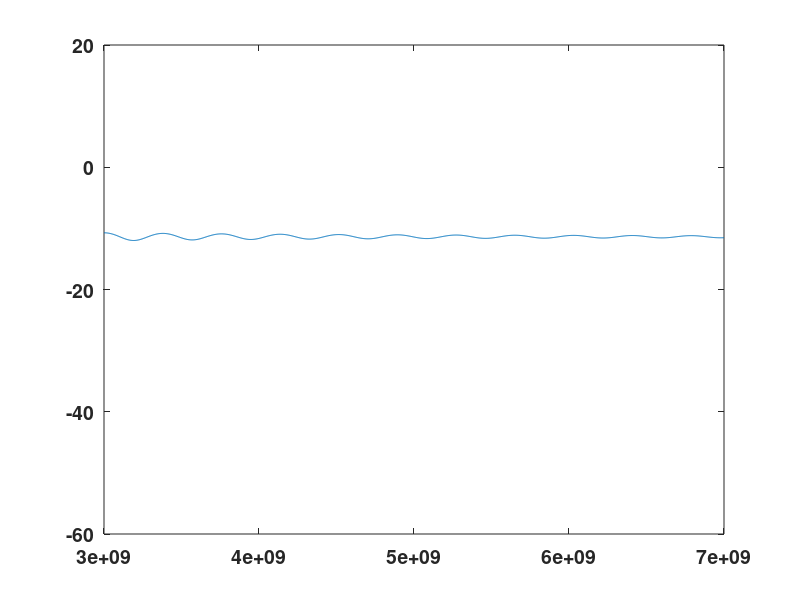

Write MATLAB code to recreate this figure. (Note: this script raises an error after producing the figure.)
% Alexander Moreno
% 
% Code edited from Dr. Jay M
% Computes rcs of sphere 
%
clear all; close all; clc;
%% initialze variables 
c = 3e8;            % speed of light [m/s]
iterations = 100;   % approximation for infinity for the Mie series.
d = 0.3048;         % diameter [m]
r = d/2;            % radius [m]  

fn  = 1e3;          % numb freq
f_int = 3e9;        % start freq  
f_fin = 7e9;        % final freq

%% compute RCS for frequency range
for k=0:fn
    f = f_int + ((k/(fn+eps)) * (f_fin-f_int));
    Frequency(k+1) = f;
    lambda = c/(f);
    ka = (2*pi*r)/lambda;
    s  = sqrt(pi/(2*ka));
    n  = 1:iterations;
    [B1(n)] = besselj( n+1/2, ka);
    [B2(n)] = besselh( n+1/2, 2, ka);
    [B3(n)] = besselj( n+(1/2)-1, ka);
    [B4(n)] = besselh( n+(1/2)-1,2,ka);
    
    a(n) = (s*B1)./(s*B2);
    b(n) = (ka*s*B3 - n.*s.*B1) ./ (ka*s*B4 - n.*s.*B2);
    RCS(k+1) = ((lambda^2)/pi)*...
        (abs(sum( ((-1).^n).*(n+1/2).*(b(n)-a(n)) )))^2;
end

%% plot
plot(Frequency, 10.*log10(RCS));
set(gca, 'YScale', 'linear') ;
set(gca,'FontSize',14,'FontWeight','bold')
axis([f_int f_fin -60 20]); %Change plot axis
xticks(f_int:2:f_fin);      %Change the grid lines (x-axis)
yticks(-60:10:20);          %Cahnge the grid lines (y-axis)
title('RCS of perfect sphere versus Frequency','FontSize',15),...
xlabel('Frequency  \{GHz\}','FontSize',10),...
ylabel('RCS  \{dBm^2\}','FontSize',10) ;